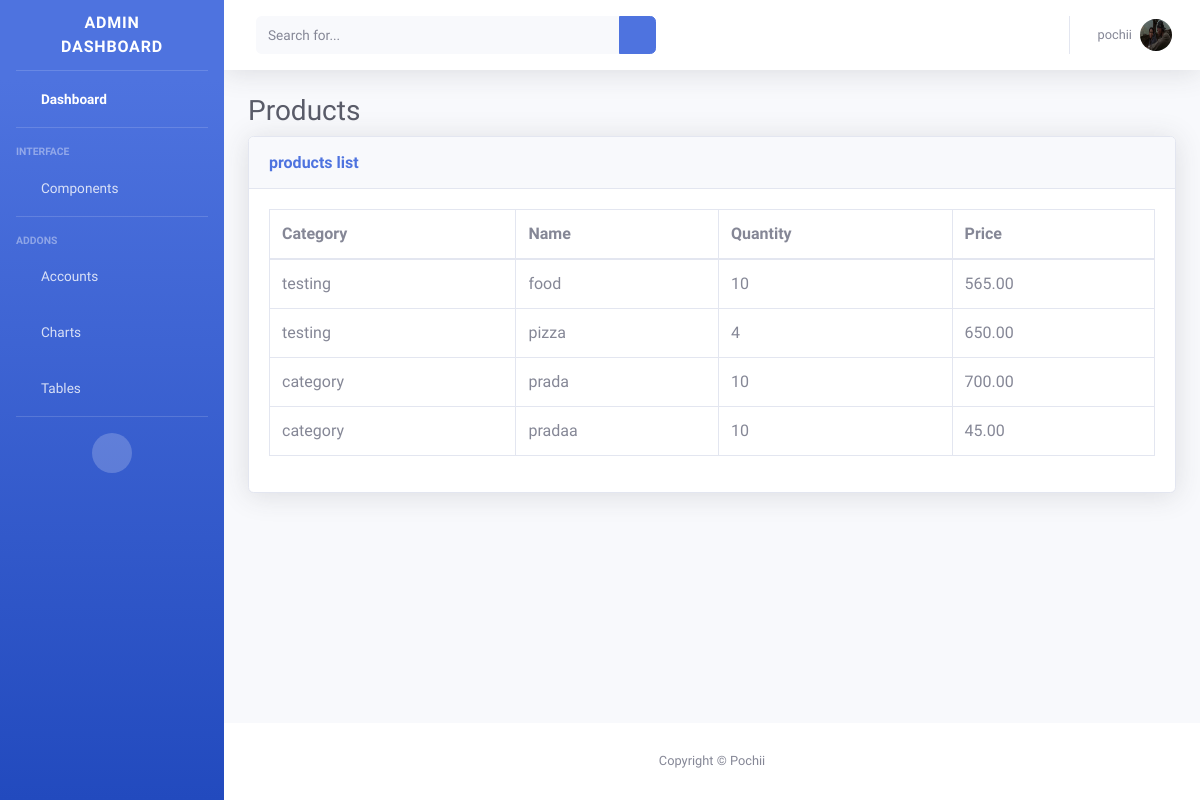
Screenshot of /TablesView/ (signed in) with the database file from the repository.
### accounts/models.py (models this page shows, shortened)
class Profile(models.Model):
    user = models.OneToOneField(User, on_delete=models.CASCADE,null=True)
    avatar = models.ImageField(null=True, blank=True)
    phone = models.PositiveIntegerField(blank=True,null=True)
    address = models.CharField(max_length=100)
    class Meta:
        verbose_name_plural = 'Profiles'

### core/models.py (models this page shows, shortened)
class Product(models.Model):
    user = models.ForeignKey(User, on_delete=models.CASCADE, null=True)
    category = models.ForeignKey(Category, on_delete=models.CASCADE, blank=False)
    name = models.CharField(max_length=50)
    quantity = models.PositiveIntegerField()
    price = models.DecimalField(decimal_places=2, max_digits=8)
    class Meta:
        verbose_name_plural = 'Products'

class Category(models.Model):
    user = models.ForeignKey(User, on_delete=models.CASCADE, null=True)
    name = models.CharField(max_length=50)
    def __str__(self):
        return self.name
    class Meta:
        verbose_name_plural = 'categories'

### core/views.py (the view)
# urls.py: path('TablesView/', TablesView.as_view(), name='TablesView'),
class TablesView(TemplateView):
    template_name = 'tables.html'
    def get_context_data(self, **kwargs):
        context = super().get_context_data(**kwargs)
        context['products'] = Product.objects.all()
        return context

### templates/tables.html (shortened to what this page needs)
{% extends 'index.html' %}
{% load static %}
               {% block content %}
                <div class="container-fluid">
                    <h1 class="h3 mb-2 text-gray-800">Products</h1>
                    <div class="card shadow mb-4">
                        <div class="card-header py-3">
                            <h6 class="m-0 font-weight-bold text-primary">products list</h6>
                        </div>
                        <div class="card-body">
                            <div class="table-responsive">
                                <table class="table table-bordered" id="dataTable" width="100%" cellspacing="0">
                                    <thead>
                                        <tr>
                                            <th>Category</th>
                                            <th>Name</th>
                                            <th>Quantity</th>
                                            <th>Price</th>
                                        </tr>
                                    </thead>
                                    <tbody>
                                    {% for products in products %}
                                        <tr>
                                            <td>{{ products.category }}</td>
                                            <td>{{ products.name }}</td>
                                            <td>{{ products.quantity }}</td>
                                            <td>{{ products.price }}</td>
                                        </tr>
                                    {% endfor %}
                                    </tbody>
                                </table>
                            </div>
                        </div>
                    </div>
                </div>
            </div>
            {% endblock %}

### templates/index.html (shortened to what this page needs)
{% load static %}
<!DOCTYPE html>
<html lang="en">
<head>
    <link href="{% static 'vendor/fontawesome-free/css/all.min.css' %}" rel="stylesheet" type="text/css">
    <link href="{% static 'css/sb-admin-2.min.css' %}" rel="stylesheet">
</head>
<body id="page-top">
    <div id="wrapper">
        <ul class="navbar-nav bg-gradient-primary sidebar sidebar-dark accordion" id="accordionSidebar">
            <a class="sidebar-brand d-flex align-items-center justify-content-center" href="{% url 'BaseView' %}">
                <div class="sidebar-brand-text mx-3">Admin Dashboard</div>
            </a>
            <hr class="sidebar-divider my-0">
            <li class="nav-item active">
                <a class="nav-link" href="{% url 'BaseView' %}">
                    <i class="fas fa-fw fa-tachometer-alt"></i>
                    <span>Dashboard</span></a>
            </li>
            {% if user.is_authenticated %}
            <hr class="sidebar-divider">
            <div class="sidebar-heading">
                Interface
            </div>
            <li class="nav-item">
                <a class="nav-link collapsed" href="#" data-toggle="collapse" data-target="#collapseTwo"
                    aria-expanded="true" aria-controls="collapseTwo">
                    <i class="fas fa-fw fa-cog"></i>
                    <span>Components</span>
                </a>
            </li>
            <hr class="sidebar-divider">
            <div class="sidebar-heading">
                Addons
            </div>
            <li class="nav-item">
                <a class="nav-link collapsed" href="#" data-toggle="collapse" data-target="#collapsePages"
                    aria-expanded="true" aria-controls="collapsePages">
                    <i class="fas fa-fw fa-folder"></i>
                    <span>Accounts</span>
                </a>
            </li>
            <li class="nav-item">
                <a class="nav-link" href="{% url 'ChartsView' %}">
                    <i class="fas fa-fw fa-chart-area"></i>
                    <span>Charts</span></a>
            </li>
            <li class="nav-item">
                <a class="nav-link" href="{% url 'TablesView' %}">
                    <i class="fas fa-fw fa-table"></i>
                    <span>Tables</span></a>
            </li>
      {% endif %}
            <hr class="sidebar-divider d-none d-md-block">
            <div class="text-center d-none d-md-inline">
                <button class="rounded-circle border-0" id="sidebarToggle"></button>
            </div>
        </ul>
        <div id="content-wrapper" class="d-flex flex-column">
            <div id="content">
                <nav class="navbar navbar-expand navbar-light bg-white topbar mb-4 static-top shadow">
                    <form
                        class="d-none d-sm-inline-block form-inline mr-auto ml-md-3 my-2 my-md-0 mw-100 navbar-search">
                        <div class="input-group">
                            <input type="text" class="form-control bg-light border-0 small" placeholder="Search for..."
                                aria-label="Search" aria-describedby="basic-addon2">
                            <div class="input-group-append">
                                <button class="btn btn-primary" type="button">
                                    <i class="fas fa-search fa-sm"></i>
                                </button>
                            </div>
                        </div>
                    </form>
                    <ul class="navbar-nav ml-auto">
                      {% if user.is_authenticated %}
                        <li class="nav-item dropdown no-arrow">
                            <a class="nav-link dropdown-toggle" href="#" id="userDropdown" role="button"
                                data-toggle="dropdown" aria-haspopup="true" aria-expanded="false">
                                <span class="mr-2 d-none d-lg-inline text-gray-600 small">{{ request.user }}</span>
                                <img class="img-profile rounded-circle"
                                    src="{{ user.profile.avatar.url }}">
                            </a>
                        </li>
                        {% endif %}
                    </ul>
                </nav>
                {% block content %}{% endblock %}
            <footer class="sticky-footer bg-white">
                <div class="container my-auto">
                    <div class="copyright text-center my-auto">
                        <span>Copyright &copy; Pochii</span>
                    </div>
                </div>
            </footer>
        </div>
    </div>
</body>
</html>

### rows the page displays
Product: category "testing", name "food", quantity "10", price "565.00"
Product: category "testing", name "pizza", quantity "4", price "650.00"
Product: category "category", name "prada", quantity "10", price "700.00"
Product: category "category", name "pradaa", quantity "10", price "45.00"

### other values shown
{{ request.user }} "pochii"
